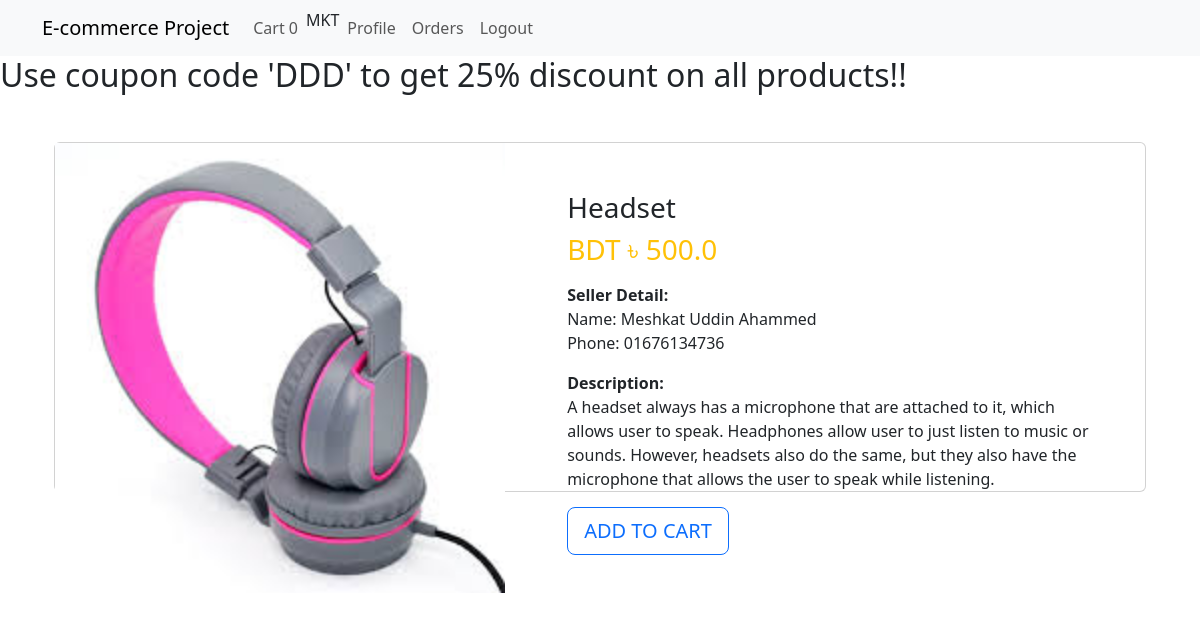
Screenshot of /productdetails/27/ (signed in) with the database file from the repository.
### login_app/models.py (models this page shows, shortened)
class User(AbstractBaseUser,PermissionsMixin):
    email = models.EmailField(unique=True,null=False)
    is_staff = models.BooleanField(
        gettext_lazy('staff status'),
        default = False,
        help_text = gettext_lazy('Designates whether the user can log in this site')
    )
    is_active = models.BooleanField(
        gettext_lazy('active'),
        default = True,
        help_text = gettext_lazy('Designates whether this user should be treated as active. Unselect this instead of deleting accounts')
    )
    USERNAME_FIELD = 'email'
    objects = MyUserManager()

class Profile(models.Model):
    user = models.OneToOneField(User,on_delete=models.CASCADE,related_name='profile')
    username = models.CharField(max_length=264,blank=True)
    full_name = models.CharField(max_length=264,blank=True)
    address = models.TextField(max_length=300,blank=True)
    city = models.CharField(max_length=40,blank=True)
    zipcode = models.CharField(max_length=10,blank=True)
    country = models.CharField(max_length=50,blank=True)
    phone = models.CharField(max_length=20,blank=True)
    date_joined = models.DateTimeField(auto_now_add=True)
    is_seller = models.BooleanField(default=False)

### order_app/models.py (models this page shows, shortened)
class Order(models.Model):
    orderitems = models.ManyToManyField(Cart)
    user = models.ForeignKey(settings.AUTH_USER_MODEL,on_delete=models.CASCADE)
    ordered = models.BooleanField(default=False)
    created_at = models.DateTimeField(auto_now_add=True)
    paymentId = models.CharField(max_length=264,blank=True,null=True)
    orderId = models.CharField(max_length=264,blank=True,null=True)

### shop_app/models.py (models this page shows, shortened)
class Product(models.Model):
    mainimage = models.ImageField(upload_to='products',blank=True)
    name = models.CharField(max_length=264)
    seller_name = models.CharField(max_length=264)
    seller_phone = models.CharField(max_length=20,blank=True)
    category = models.ForeignKey(Category,on_delete=models.CASCADE,related_name='category')
    preview_text = models.TextField(max_length=200,verbose_name='Preview Text')
    detailed_text = models.TextField(max_length=1000,verbose_name='Description')
    price = models.FloatField()
    old_price = models.FloatField(default=0.00)
    created_at = models. DateTimeField(auto_now_add=True)
    class Meta:
        ordering = ['-created_at',]

### shop_app/views.py (the view)
# urls.py: path('productdetails/<pk>/',views.ProductDetails.as_view(),name='productdetails'),
class ProductDetails(DetailView):
    model = Product
    context_object_name = 'product'
    template_name = 'shop_app/productdetails.html'

### order_app/templatetags/cart_tags.py (called while the page is built)
@register.filter
def cart_total(user):
    order = Order.objects.filter(user=user,ordered=False)
    if order.exists():
        return order[0].orderitems.count()
    else:
        return 0

### templates/shop_app/productdetails.html
{% extends 'base.html' %}
{% block body_block %}
  <div class="container my-5">
    <div class="card">
      <div class="row">
        <aside class="col-sm-5 border-right">
          <article class="gallery-wrap">
            <div class="img-big-wrap">
              <div><a href="#"><img src="/media/{{product.mainimage}}" alt="Product Image"
              style="width:450px"></a></div>
            </div>
          </article>
        </aside>
        <aside class="col-sm-7">
          <article class="card-body p-5">
            <h3 class="title mp-3">{{product.name}}</h3>
            <p class="price-detail-wrap">
              <span class="price h3 text-warning">
                <span class="currency">BDT &#2547;</span>
                <span class="num">{{product.price}}</span>
              </span>
            </p>
            <dl class="item-property">
              <dt>Seller Detail: </dt>
              <dd>
                <p>Name: {{product.seller_name}}<br>Phone: {{product.seller_phone}}</p>
              </dd>
              <dt>Description: </dt>
              <dd>
                <p>{{product.detailed_text}}</p>
              </dd>
            </dl>
            <a href="{% url 'order_app:addtocart' pk=product.pk %}" class="btn btn-lg btn-outline-primary text-uppercase">Add to cart</a>
          </article>
        </aside>
      </div>
    </div>
  </div>
{% endblock %}

### templates/navbar.html (shortened to what this page needs)
{% load cart_tags %}
<nav class="navbar navbar-expand-lg navbar-light bg-light">
  <div class="container">
    <a class="navbar-brand" href="{% url 'shop_app:home' %}">E-commerce Project</a>
    <div class="collapse navbar-collapse" id="navbarNav">
      <ul class="navbar-nav ml-auto">
        {% if request.user.is_authenticated %}
          <li class="nav-item"><a class="nav-link" href="{% url 'order_app:cart' %}">
          Cart {{request.user|cart_total}}</a></li>
          <li class="nav-item">{{request.user.profile.username}}</li>
          <li class="nav-item"><a class="nav-link" href="{% url 'login_app:profile' %}">Profile</a></li>
          <li class="nav-item"><a class="nav-link" href="{% url 'payment_app:orders' %}">Orders</a></li>
          <li class="nav-item"><a class="nav-link" href="{% url 'login_app:logout' %}">Logout</a></li>
        {% else %}
          <li class="nav-item"><a class="btn btn-secondary" href="{% url 'login_app:login' %}"><span>Login</span></a></li>
          <li class="nav-item"><a class="btn btn-primary" href="{% url 'login_app:signup' %}"><span>Register</span></a></li>
        {% endif %}
      </ul>
    </div>
  </div>
</nav>

### static/CSS/main.css (style rules this page uses)
.card { height:350px; }
.gallery-wrap .img-big-wrap img { height: 450px; width: auto; display: inline-block; cursor: zoom-in; }

### rows the page displays
User: user|cart_total "0", user.profile.username "MKT"
Product: mainimage (picture), name "Headset", price "500.0", seller_name "Meshkat Uddin Ahammed", seller_phone "01676134736", detailed_text "A headset always has a microphone that are attached to it, which allows user to speak. Headphones allow user to just listen to music or sounds. However, headsets also do the same, but they also have the microphone that allows the user to speak while listening."
